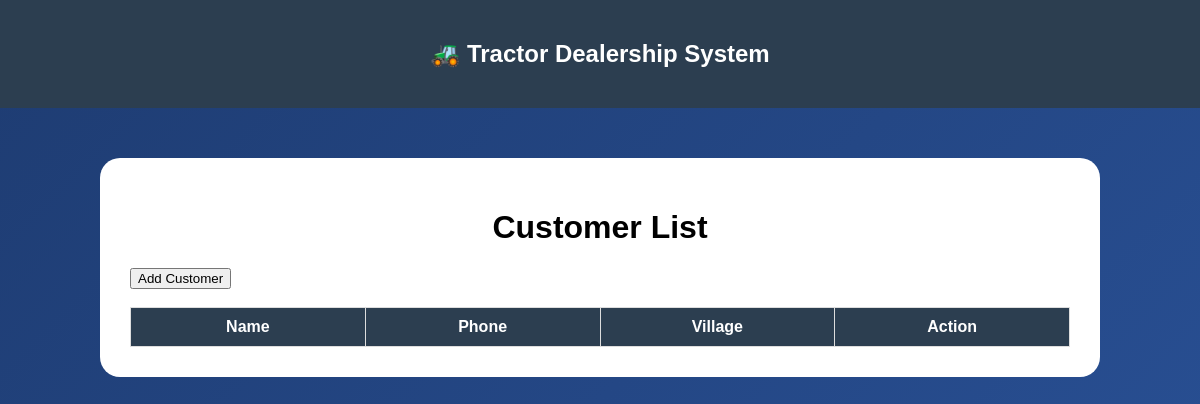
/customers/, run on an earlier commit of the app's database.
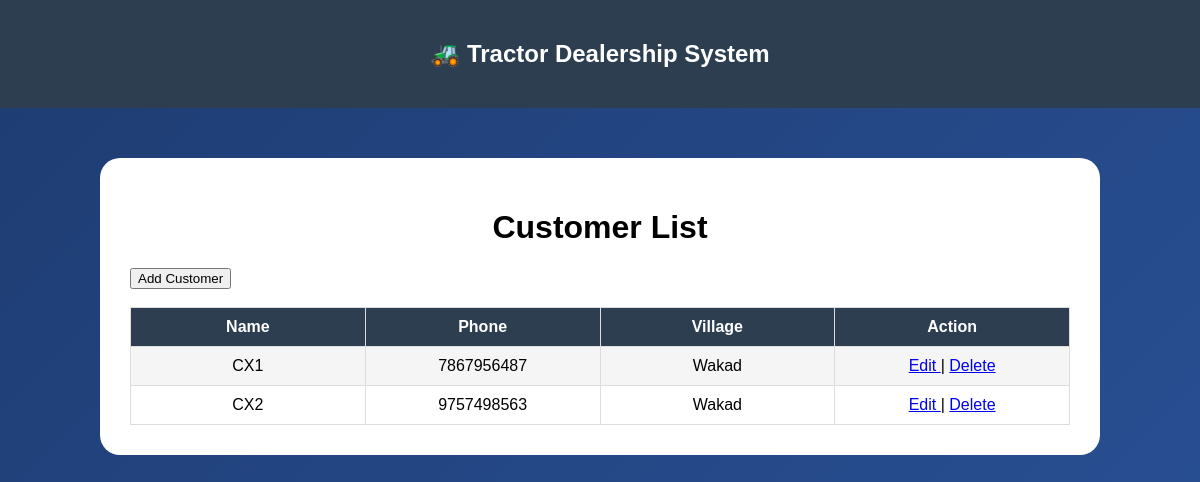
And on a later commit of the database.
### customers/models.py (models this page shows, shortened)
class Customer(models.Model):
    customer_name = models.CharField(max_length=100)
    phone = models.CharField(max_length=15)
    address = models.TextField()
    village = models.CharField(max_length=100)

### customers/views.py (the view)
# urls.py: path('', customer_list, name='customers'),
def customer_list(request):
    customers = Customer.objects.all()
    context = {
        'customers': customers
    }
    return render(request,'customers.html',context)

### templates/customers.html (shortened to what this page needs)
<!DOCTYPE html>
<html>
<head>
    {% load static %}
    <link rel="stylesheet" href="{% static 'css/style.css' %}">
</head>
<body>
<nav>
    <h2>🚜 Tractor Dealership System</h2>
</nav>
<div class="form-container">
<h1>Customer List</h1>
<a href="/customers/add/">
<button>Add Customer</button>
</a>
<br><br>
<table border="1" width="100%">
<tr>
    <th>Name</th>
    <th>Phone</th>
    <th>Village</th>
    <th>Action</th>
</tr>
{% for customer in customers %}
<tr>
    <td>{{customer.customer_name}}</td>
    <td>{{customer.phone}}</td>
    <td>{{customer.village}}</td>
    <td>
<a href="/customers/update/{{customer.id}}">
Edit
</a>
|
<a href="/customers/delete/{{customer.id}}">
Delete
</a>
</td>
</tr>
{% endfor %}
</table>
</div>
</body>
</html>

### static/css/style.css (style rules this page uses)
body { margin:0; font-family:Arial,sans-serif; background:linear-gradient(135deg,#1e3c72,#2a5298); min-height:100vh; }
nav { background:#2c3e50; color:white; padding:20px; text-align:center; }
.form-container { width:95%; max-width:1000px; margin:50px auto; background:white; padding:30px; border-radius:20px; box-sizing:border-box; }
h1 { text-align:center; }
table { width:100%; table-layout:fixed; border-collapse:collapse; }
th,td { padding:10px; border:1px solid #ddd; text-align:center; }
th { background:#2c3e50; color:white; }
td { word-wrap:break-word; }
tr:nth-child(even) { background:#f5f5f5; }

What changed in the data, as far as the page shows it:
added Customer: customer_name "CX1", phone "7867956487", village "Wakad"
added Customer: customer_name "CX2", phone "9757498563", village "Wakad"
